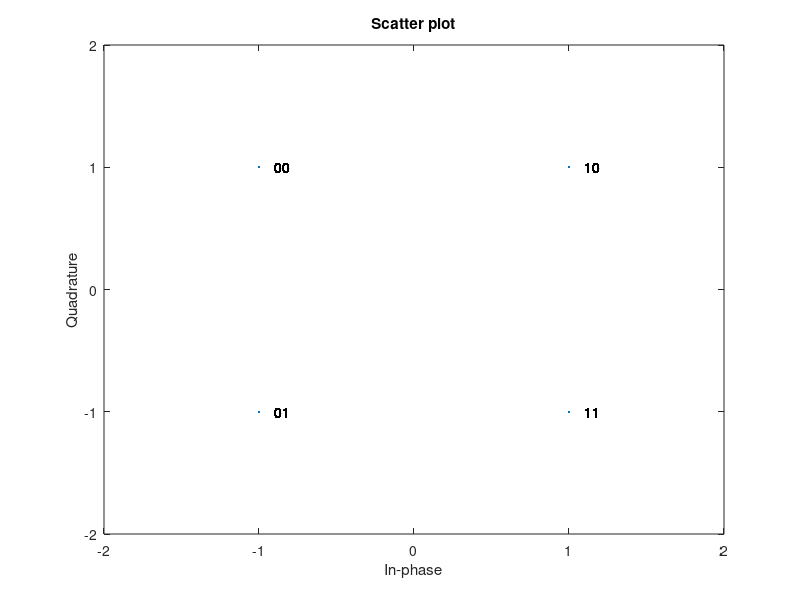

MATLAB code to generate this figure: (Note: this script raises an error after producing the figure.)
clear
clc
close all
% Deklarasi %%

%Bit = 2560 %Jumlah Bit
Bit = 1024  %Jumlah Bit
M   = 4     %Order Modulasi
N   = 128   %Jumlah SubCarrier
I   = 4     %Interval Pilot

% Pembangkitan Data Input %%
TS_QAM = Bit/M
GenBit = randi([0 (M-1)],TS_QAM,1);

% QAM %
SimbolQAM = qammod(GenBit,M);

%PLOT MODULASI QAM%
scatterplot(SimbolQAM)
text(real(SimbolQAM)+0.1, imag(SimbolQAM), dec2bin(GenBit));
axis([-2 2 -2 2]);

%Proses "Pilot Insertion" MULAI
pilot = randi([2 2],1,(length(SimbolQAM)/I));

[acb,ack] = size(SimbolQAM);
[bcb,bck] = size(pilot);

z_a = 1;
z_b = 1; 

for i=1:acb+bck
  if mod(i,acb/bck) == 0 
    if z_b ~= bck
      data_pilot(:,i) = pilot(:,z_b)
      z_b = z_b + 1;
    end
  else
    data_pilot(:,i) = SimbolQAM(:,z_a)
    z_a = z_a + 1;
  end
end

%Proses "Pilot Insertion" SELESAI
% OFDM %%
NSymbol = TS_QAM+bck/N;
pardata = reshape(data_pilot',N,NSymbol);
dataIFFT= ifft(pardata,N);

%PLOT IFFT%
% plot(1:length(dataIFFT),dataIFFT)
%Paralel to serial%
xt = reshape(dataIFFT,1,[]);
%Plot Sinyal OFDM
figure(2)
plot(1:length(xt),xt)
